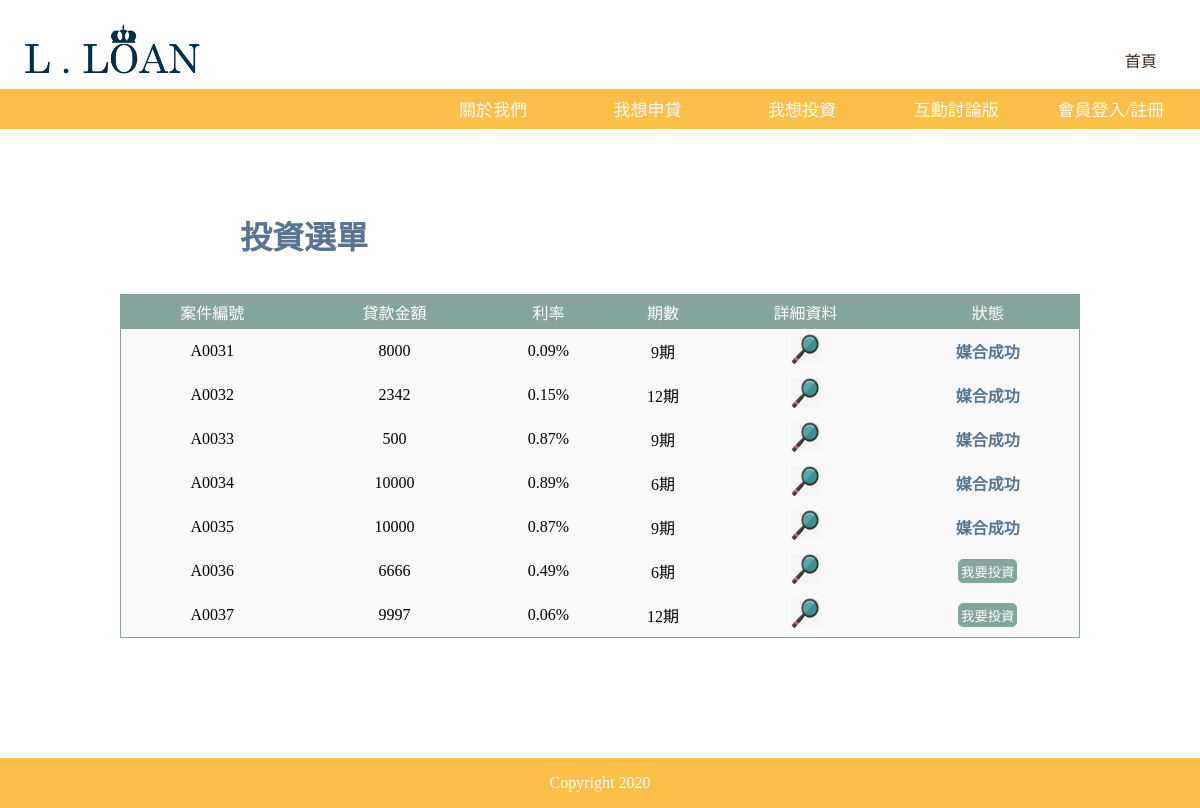
The page /wannaInvest.php on the database its author committed.
### tables this page shows
CREATE TABLE `loan` (
  `lId` int(11) NOT NULL,
  `mId` int(11) NOT NULL,
  `reason` text NOT NULL,
  `description` text NOT NULL,
  `loan` int(11) NOT NULL,
  `period` text NOT NULL,
  `iRate` float NOT NULL,
  `cRate` text NOT NULL,
  `status` int(11) NOT NULL,
  `imId` int(11) NOT NULL,
  `progress` int(11) NOT NULL,
  `startTime` int(11) NOT NULL,
  `endTime` int(11) NOT NULL,
  `ban` int(11) NOT NULL
);

### wannaInvest.php (the view, shortened to what this page needs)
<?php
include("connMysql.php");
if (isset($_COOKIE['mId'])) {
	$mId = $_COOKIE['mId'];
} else {
	$mId = 0;
}
$sql_query = "SELECT * FROM loan WHERE ban=0";
$result = mysqli_query($db_link, $sql_query);
?>
<!DOCTYPE html>
<html>
<head>
</head>
<body>
	<div class="full">
		<div id="header">
			<div class="img"><a href="LLoan_main.php"><img src="Logo.png" width="15%"></a>
				<div class="hh">
					<a href="./LLoan_main.php" style="text-decoration:none;color:#3c2a1e">首頁</a>&nbsp;&nbsp;
				</div>
			</div>
			<div id="nav">
				<ul>
					<li class="dropdown"><a href="#" class="dropbtn">互動討論版</a>
					</li>
					<li class="dropdown"><a href="#" class="dropbtn">我想投資</a>
					</li>
					<li class="dropdown"><a href="" class="dropbtn">我想申貸</a>
					</li>
					<li class="dropdown"><a href="#" class="dropbtn">關於我們</a>
					</li>
				</ul>
			</div>
		</div>
		<div style="width:100%; height:152px; float:left"></div>
		<p style="margin-top:5%;margin-left:20%;margin-bottom:3%;font-size:2em;color:#577590"><strong>投資選單</strong></p>
		<div class="content" align='center'>
			<table class="loan">
				<tr>
					<td class="thead">案件編號</td>
					<td class="thead">貸款金額</td>
					<td class="thead">利率</td>
					<td class="thead">期數</td>
					<td class="thead">詳細資料</td>
					<td class="thead">狀態</td>
				</tr>
				<?php while ($row = mysqli_fetch_assoc($result)) { ?>
					<tr>
						<td class="dataa">A00<?php echo $row['lId'] ?></td>
						<td class="dataa"><?php echo $row['loan'] ?></td>
						<td class="dataa"><?php echo $row['iRate'] ?>%</td>
						<td class="dataa"><?php echo $row['period'] . '期' ?></td>
						<td class="dataa"><a href="#" onclick="javascript:window.open('loandetail.php?lId=<?php echo $row['lId'] ?>&mId=<?php echo $row['mId'] ?>','','height=600,width=600,top=0,left=300,toolbar=no,menubar=no,scrollbars=no, resizable=no,location=no, status=no')"><img src="search.jpg" style="width:30px; height:30px"></a></td>
						<td class="dataa"><?php
							if ($row['mId'] == $mId) {
								echo ('你的投資');
							} else {
								switch ($row['progress']) {
									case 0:
										$lId = $row['lId'];
										echo ("<a href=invest1.php?lId=$lId><button class='wi'>我要投資</button></a>");
										break;
									case 1:
										echo ('<p style="color:#577590"><strong>媒合成功</strong>');
										break;
									case 2:
										echo ('<p style="color:#577590"><strong>媒合成功</strong>');
								}
							}
							?></td>
					</tr>
				<?php } ?>
			</table>
			<br><br><br><br><br><br>
		</div>
		<div style="width:100%; height:50px"></div>
		<div class="footer">
			<p>Copyright 2020</p>
		</div>
	</div>
</body>
</html>

### LLoan.css (style rules this page uses)
* { padding:0; margin:0; font-style:normal; }
#header { height:152px; width:100%; background-color:#FFFFFF; position: fixed; top:0px; left: 0px; z-index: 3; }
.img { width:98%; margin-left:2%; padding-top:2%; }
.hh { float:right; margin-top:2%; margin-right:3%; color:#264653; font-family:'Noto Serif TC', serif; font-size:100%; }
#nav { width:100%; height:43px; position: absolute; z-index: 2; }
ul { overflow:hidden; background-color:#FCBF49; padding-right:1%; }
li { float:right; width:13%; list-style-type: none; }
li a, .dropbtn { display:block; padding:5% 0; text-align:center; text-decoration:none; color:#FFFAFA; font-family:'Noto Serif TC', serif; font-size:17px; }
li.dropdown { display: inline-block; background-color:#FCBF49; }
.content { margin-top:0px; width:100%; min-height: 100%; }
.thead { font-family: 'Noto Serif TC', serif; color: aliceblue; background-color: #577590; float:middle; font-size:100%; text-align:center; }
.loan { font-family:'Noto Serif TC', serif; margin-left:0%; border-radius:5px; background-color:#84A59D; border-collapse:collapse; margin-bottom:1%; border:1px solid #84A59D; text-align:center; color:white; width:80%; }
.loan .thead { background-color:#84A59D; color:white; padding:5px; }
.dataa { background-color:#FAF9F9; color:black; padding:5px; }
.wi { border-radius:5px; background-color:#84A59D; padding:1%; color:white; border:1px solid #84A59D; font-family:'Noto Serif TC', serif; }
.footer { display:block; clear:both; line-height:50px; text-align:center; color:white; width: 100%; height:50px; bottom:0px; left:0px; background: #FCBF49; overflow: hidden; position: fixed; }
@media screen and (max-width:1279px) and (min-width:761px) { body { font-size:medium; } }

### rows shown on the page
loan: lId "31", loan "8000", iRate "0.09", period "9", progress "媒合成功"
loan: lId "32", loan "2342", iRate "0.15", period "12", progress "媒合成功"
loan: lId "33", loan "500", iRate "0.87", period "9", progress "媒合成功"
loan: lId "34", loan "10000", iRate "0.89", period "6", progress "媒合成功"
loan: lId "35", loan "10000", iRate "0.87", period "9", progress "媒合成功"
loan: lId "36", loan "6666", iRate "0.49", period "6"
loan: lId "37", loan "9997", iRate "0.06", period "12"
